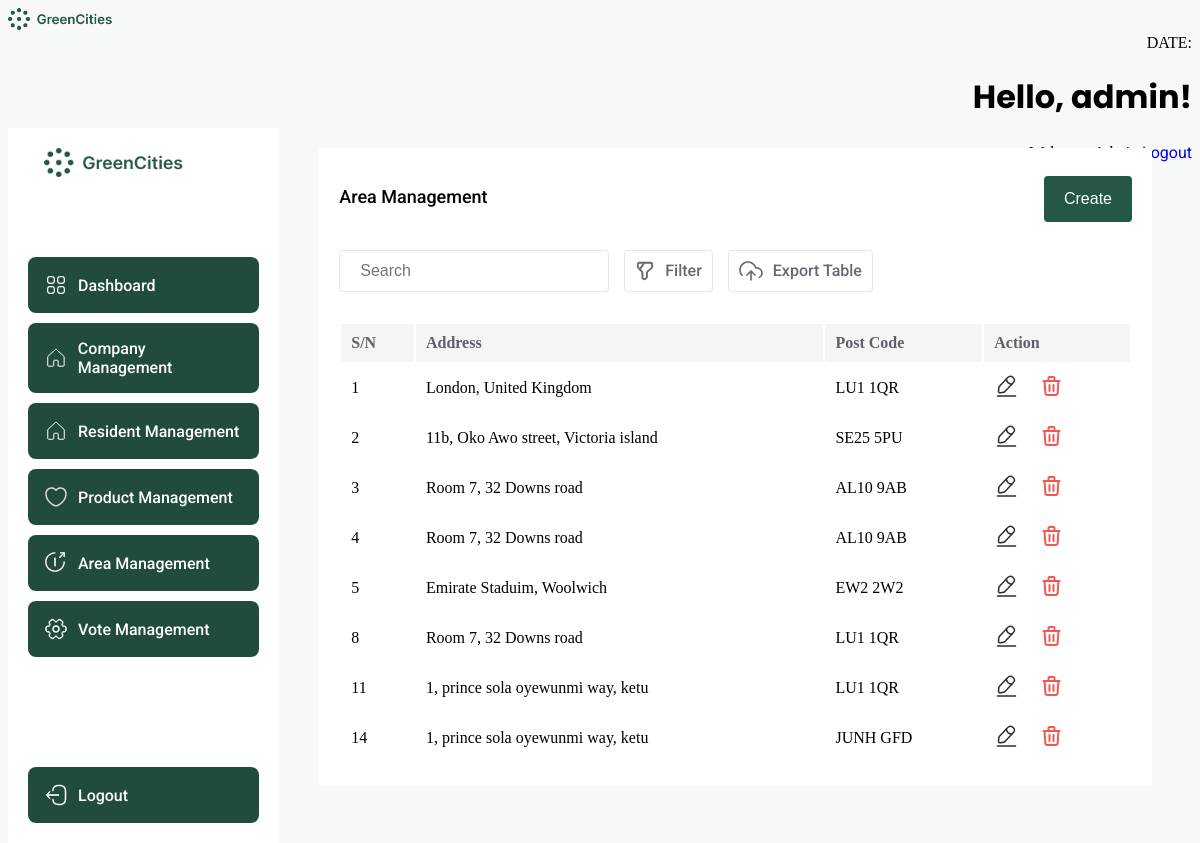
/area/index.php (signed in), run on an earlier commit of the app's database.
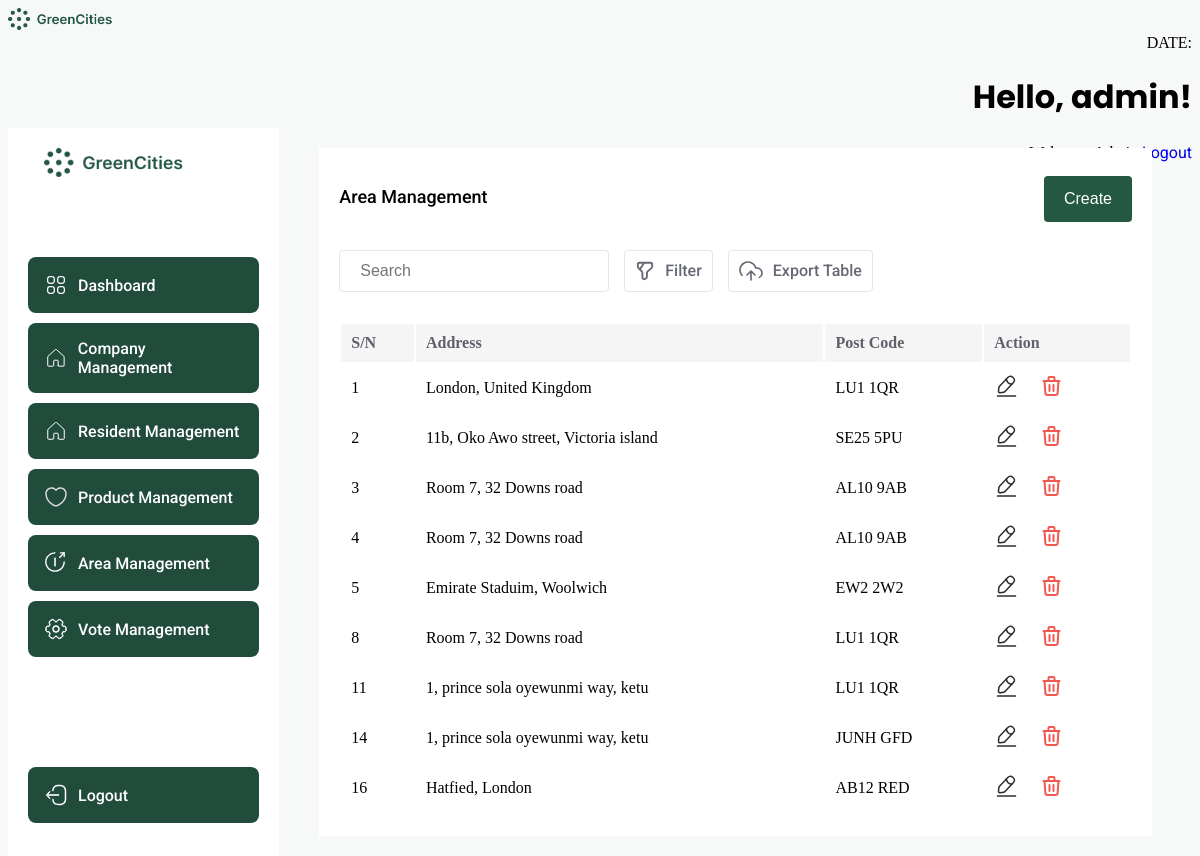
And on a later commit of the database.
### tables this page shows
CREATE TABLE `area` (
  `id` int(11) NOT NULL,
  `address` text NOT NULL,
  `postcode` varchar(10) NOT NULL,
  `user_id` int(11) NOT NULL
);

### area/index.php (the view, shortened to what the changed rows need)
<?php
$servername = "localhost";
$username = "root";
$password = "";
$dbname = "Green Alliance";
$conn = new mysqli($servername, $username, $password, $dbname);
$areaListQuery = "SELECT * FROM `area`";
$areaListResult = $conn->query($areaListQuery);
$areaListData = [];
if ($areaListResult->num_rows > 0) {
    while ($row = $areaListResult->fetch_assoc()) {
        $areaAddress = $row['address'];
        $areaPostCode = $row['postcode'];
        $areaId = $row['id'];
        $myMap = [
            "id" => $areaId,
            "postcode" => $areaPostCode,
            "address" => $areaAddress,
        ];
        $areaListData[] = $myMap;
    }
} else {
}
$templateData = array(
    "result" => $areaListData,
);
?>
<!DOCTYPE html>
<html lang="en">
<head>
</head>
<?php include ("../include/header.php"); ?>
<body>
    <div class="dashboard-container">
        <div style="width: 100%;">
            <div style="background: white; margin: 20px 40px; padding: 20px;">
                <table class="table" style="width: 100%;">
                    <thead>
                        <tr style="background: #F5F5F6;">
                            <th scope="col" style="text-align: left">S/N</th>
                            <th scope="col" style="text-align: left">Address</th>
                            <th scope="col" style="text-align: left">Post Code</th>
                            <th scope="col" style="text-align: left">Action</th>
                        </tr>
                    </thead>
                    <tbody>
                        <?php foreach ($templateData['result'] as $option): ?>
                            <tr>
                                <td><?php echo $option["id"]; ?></td>
                                <td><?php echo $option["address"]; ?></td>
                                <td><?php echo $option["postcode"]; ?></td>
                                <td>
                                    <div style="display: flex; gap: 20px;">
                                        <a href="update.php?update=<?php echo $option['id'] ?>">
                                        </a>
                                        <a href="index.php?delete=<?php echo $option['id']; ?>">
                        </a>
                                    </div>
                                </td>
                            </tr>
                        <?php endforeach; ?>
                    </tbody>
                </table>
            </div>
        </div>
    </div>
</body>
</html>

What changed in the data, as far as the page shows it:
added area: id "16", address "Hatfied, London", postcode "AB12 RED"
